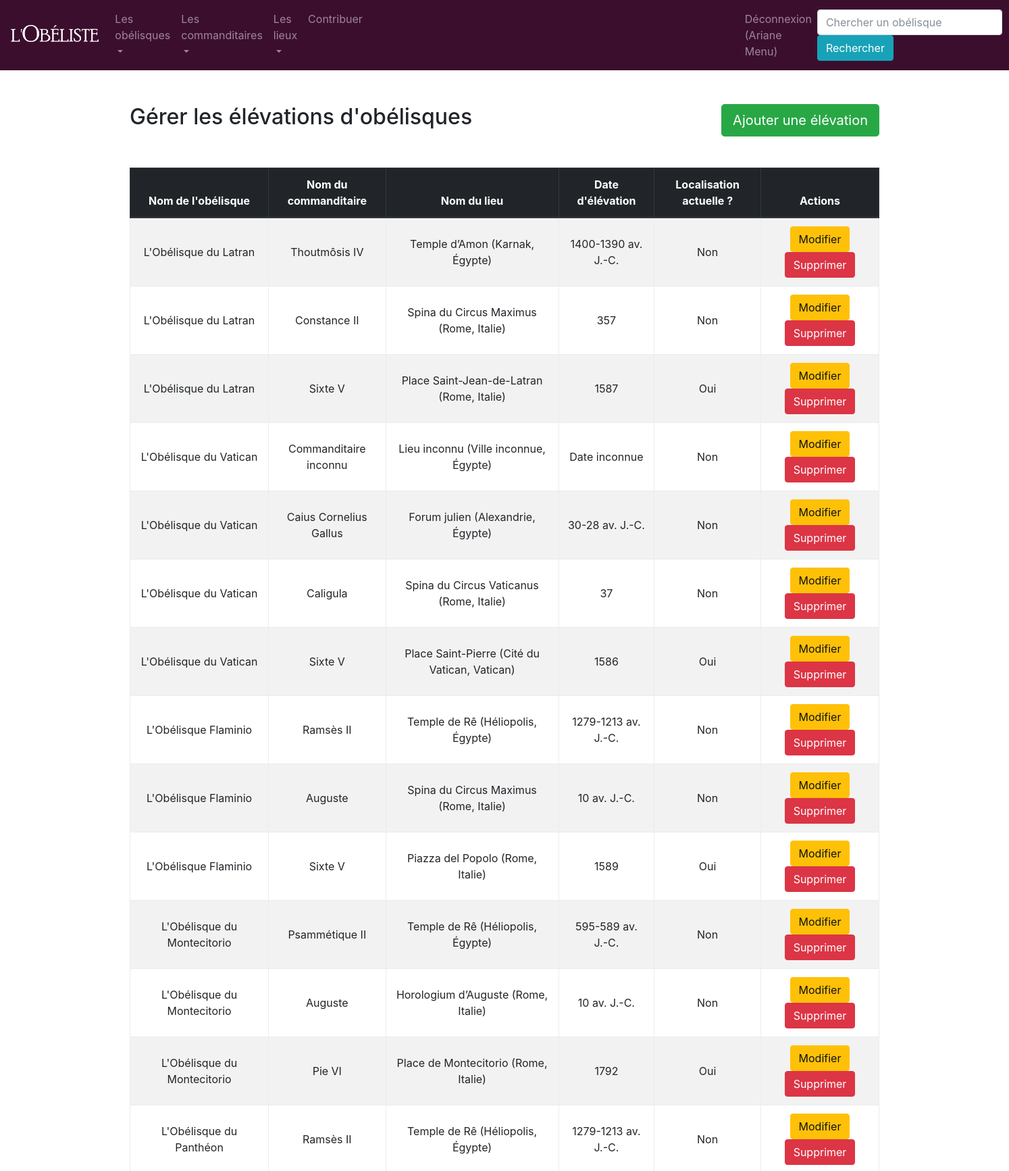
The page /elevations (signed in, upper part) on the database as committed earlier.
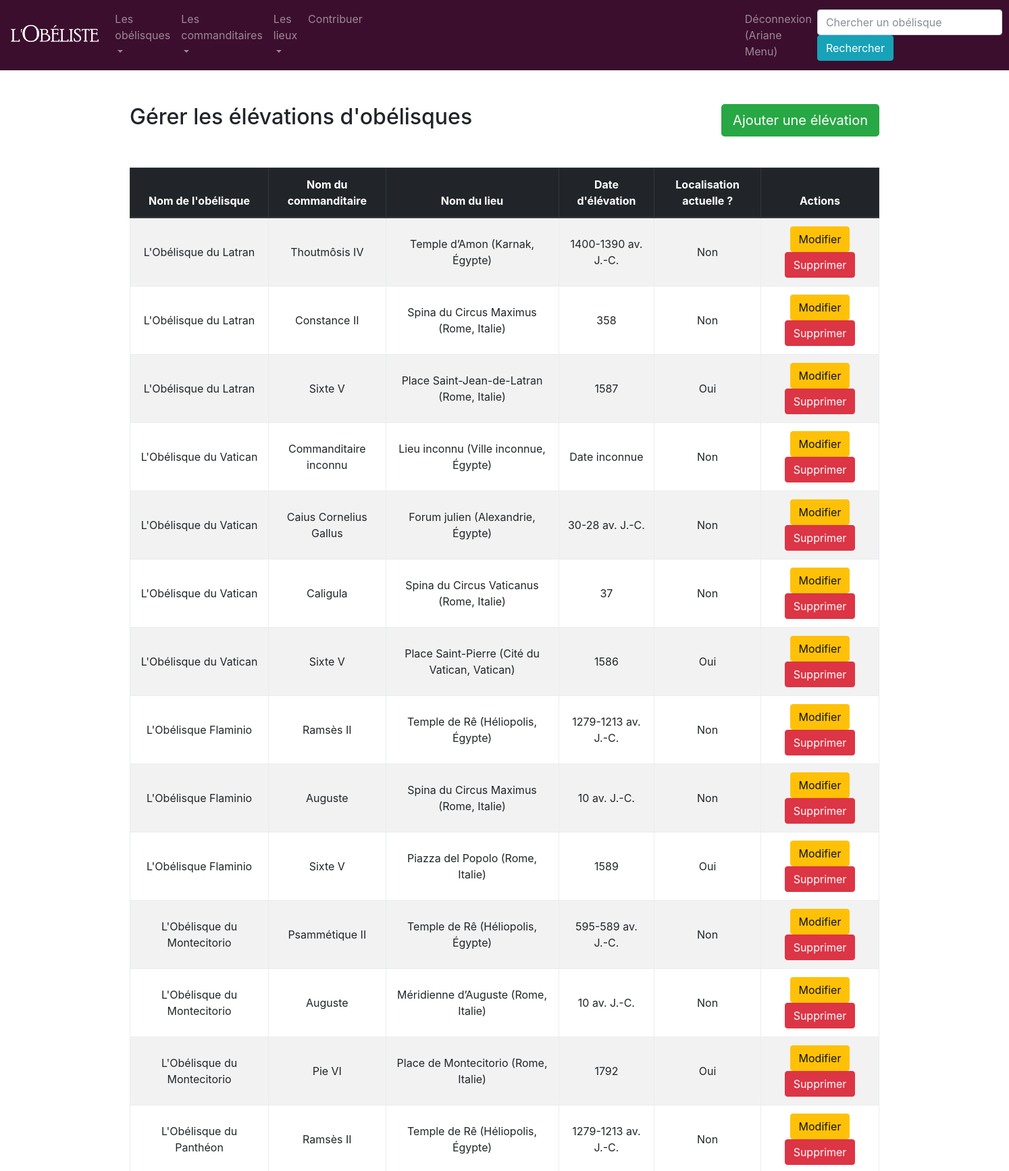
The same page on the database as committed later.
### app/modeles/donnees.py (models this page shows, shortened)
class Erige(db.Model):
    __tablename__ = "erige"
    erige_id = db.Column(db.Integer, unique=True, nullable=False, primary_key=True, autoincrement=True)
    erige_id_obelisque = db.Column(db.Integer, db.ForeignKey('obelisque.obelisque_id'))
    erige_id_personne = db.Column(db.Integer, db.ForeignKey('personne.personne_id'))
    erige_id_localisation = db.Column(db.Integer, db.ForeignKey('localisation.localisation_id'))
    erige_date = db.Column(db.Text)
    erige_actuel = db.Column(db.Integer)
    obelisque = db.relationship("Obelisque", back_populates="erige")
    personne = db.relationship("Personne", back_populates="erige")
    localisation = db.relationship("Localisation", back_populates="erige")
    authorships = db.relationship("Authorship", back_populates="erige")

class Localisation(db.Model):
    localisation_id = db.Column(db.Integer, unique=True, nullable=False, primary_key=True, autoincrement=True)
    localisation_lieu = db.Column(db.Text)
    localisation_ville = db.Column(db.Text)
    localisation_pays = db.Column(db.Text)
    localisation_longitude = db.Column(db.Float)
    localisation_latitude = db.Column(db.Float)
    erige = db.relationship("Erige", back_populates="localisation")
    authorships = db.relationship("Authorship", back_populates="localisation")

class Obelisque(db.Model):
    obelisque_id = db.Column(db.Integer, unique=True, nullable=False, primary_key=True, autoincrement=True)
    obelisque_nom = db.Column(db.Text)
    obelisque_hauteur = db.Column(db.Float)
    obelisque_hauteur_avec_base = db.Column(db.Float)
    obelisque_materiau = db.Column(db.Text)
    obelisque_type_commande = db.Column(db.Text)
    obelisque_notice = db.Column(db.Text)
    obelisque_inscription_latine = db.Column(db.Text)
    obelisque_inscription_latine_traduite = db.Column(db.Text)
    obelisque_bibliographie = db.Column(db.Text)
    obelisque_image_url = db.Column(db.Text)
    obelisque_image_auteur = db.Column(db.Text)
    obelisque_image_licence = db.Column(db.Text)
    obelisque_image_licence_url = db.Column(db.Text)
    erige = db.relationship("Erige", back_populates="obelisque")
    authorships = db.relationship("Authorship", back_populates="obelisque")

class Personne(db.Model):
    personne_id = db.Column(db.Integer, unique=True, nullable=False, primary_key=True, autoincrement=True)
    personne_nom = db.Column(db.Text)
    personne_fonction = db.Column(db.Text)
    personne_nationalite = db.Column(db.Text)
    erige = db.relationship("Erige", back_populates="personne")
    authorships = db.relationship("Authorship", back_populates="personne")

### app/routes/generic.py (the view)
@app.route('/elevations')
@login_required
def elevations():
    erige = Erige.query.all()
    return render_template("pages/elevations.html", erige=erige)

### app/modeles/utilisateurs.py (called while the page is built)
@login.user_loader
def trouver_utilisateur_via_id(identifiant):
    return User.query.get(int(identifiant))

### app/templates/pages/elevations.html (shortened to what this page needs)
{% extends "conteneur.html" %}
{% block corps %}
<div>
    <div>
        <div class>
            <div class>
                <h2>Gérer les élévations d'obélisques
                    <button type="button" class="btn btn-success btn-lg float-right"
                            data-toggle="modal" data-target="#mymodal">Ajouter une élévation
                    </button>
                </h2>
                <br>
                <br>
                <table class="table table-hover table-bordered table-striped ">
                    <thead class="thead-dark">
                    <tr class="text-center">
                        <th>Nom de l'obélisque</th>
                        <th>Nom du commanditaire</th>
                        <th>Nom du lieu</th>
                        <th>Date d'élévation</th>
                        <th>Localisation actuelle ?</th>
                        <th>Actions</th>
                    </tr>
                    </thead>
                    <tbody>
                    {% for erige in erige %}
                    <tr class="text-center">
                        <td class="align-middle">{{erige.obelisque.obelisque_nom}}</td>
                        <td class="align-middle">{{erige.personne.personne_nom}}</td>
                        <td class="align-middle">{{erige.localisation.localisation_lieu}}
                            ({{erige.localisation.localisation_ville}}, {{erige.localisation.localisation_pays}})
                        </td>
                        <td class="align-middle">{{erige.erige_date}}</td>
                        <td class="align-middle">{% if erige.erige_actuel == 0 %}Non{% else %}Oui{% endif %}</td>
                        <td class="align-middle">
                            <a href="/erige/{{erige.erige_id}}/update" class="btn btn-warning btn-xs"
                               data-toggle="modal" data-target="#modaledit{{erige.erige_id}}">Modifier</a>
                            <a href="/erige/{{erige.erige_id}}/delete" class="btn btn-danger btn-xs"
                               onclick="return confirm('Etes-vous sûr de vouloir supprimer cette élévation ?')">Supprimer</a>
                        </td>
                    </tr>
                    {% endfor %}
                    </tbody>
                </table>
            </div>
        </div>
    </div>
</div>
{% endblock %}

Rows that differ between the two databases and show on the page:
changed Erige "Constance II": erige_date "357" → "358"
changed through a linked row, Erige: localisation.localisation_lieu "Horologium d’Auguste" → "Méridienne d’Auguste"
